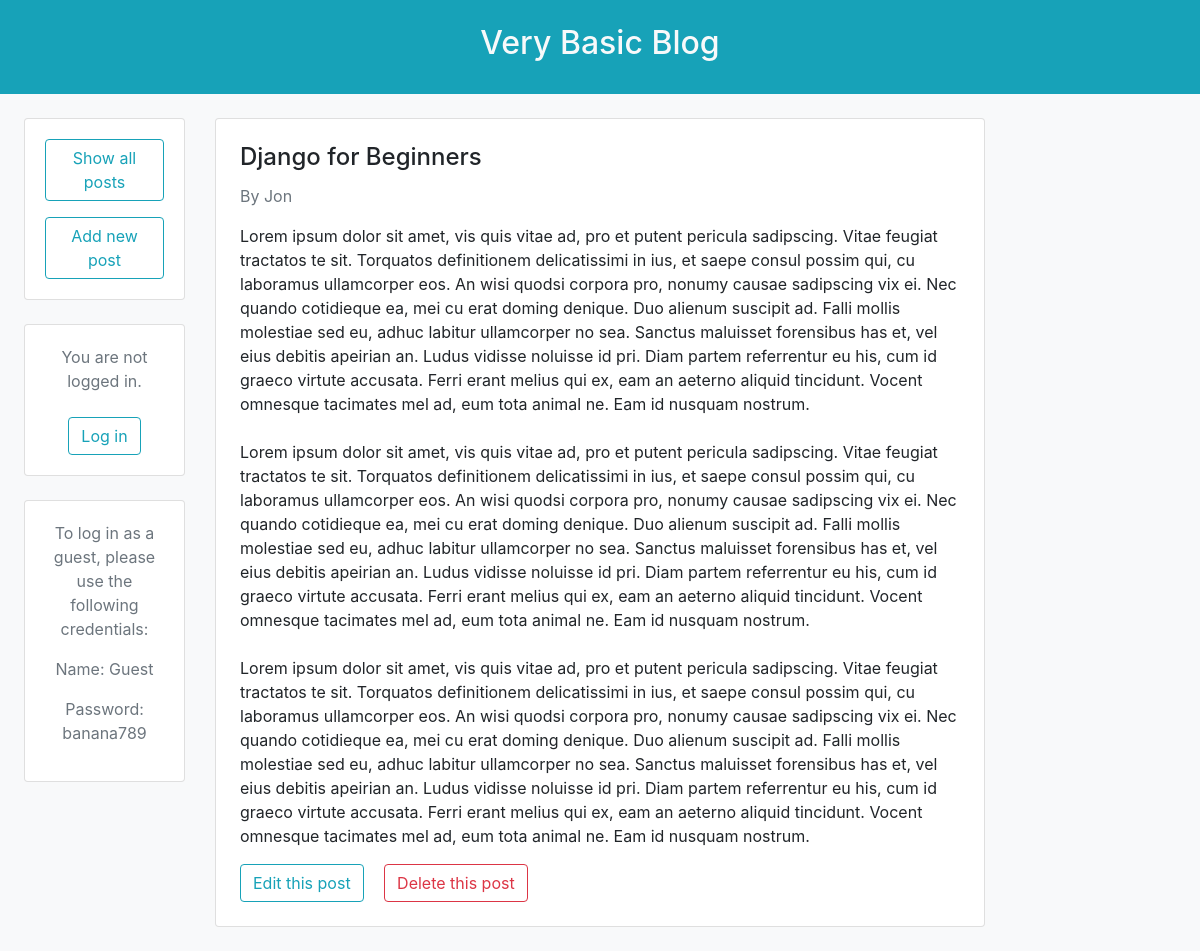
The page /post/34/ on the database its author committed.
### blog/models.py (models this page shows, shortened)
class Post(models.Model):
    title = models.CharField(max_length=200)
    body = models.TextField()
    author = models.ForeignKey(
        'auth.User',
        on_delete=models.CASCADE,
    )

### blog/views.py (the view)
# urls.py: path('post/<int:pk>/', BlogDetailView.as_view(), name='post_detail'),
class BlogDetailView(DetailView):
    model = Post
    template_name = 'post_detail.html'

### templates/post_detail.html
{% extends 'base.html' %}
{% block content %}
    <div class="card flex-row flex-wrap my-4">
        <div class="card-block px-4 py-4">
            <h4 class="card-title ">{{ post.title }}</h4>
            <p class="text-muted">By {{ post.author }}</p>
            <p class="card-text">{{ post.body|linebreaksbr }}</p>
            <a class="btn btn-outline-info mr-3" href="{% url 'post_edit' post.pk %}" role="button">Edit this post</a>
            <a class="btn btn-outline-danger" href="{% url 'post_delete' post.pk %}" role="button">Delete this post</a>
        </div>
    </div>
{% endblock content %}

### rows shown on the page
Post: title "Django for Beginners", author "Jon", body "Lorem ipsum dolor sit amet, vis quis vitae ad, pro et putent pericula sadipscing. Vitae feugiat tractatos te sit. Torquatos definitionem delicatissimi in ius, et saepe consul possim qui, cu laboramus ullamcorper eos. An wisi quodsi corpora pro, nonumy causae sadipscing vix ei. Nec quando cotidieque ea, mei cu erat doming denique. Duo alienum suscipit ad. Falli mollis molestiae sed eu, adhuc labitur ullamcorper no sea. Sanctus maluisset forensibus has et, vel eius debitis apeirian an. Ludus vidisse noluisse id pri. Diam partem referrentur eu his, cum id graeco virtute accusata. Ferri erant melius qui ex, eam an aeterno aliquid tincidunt. Vocent omnesque tacimates mel ad, eum tota animal ne.…"
